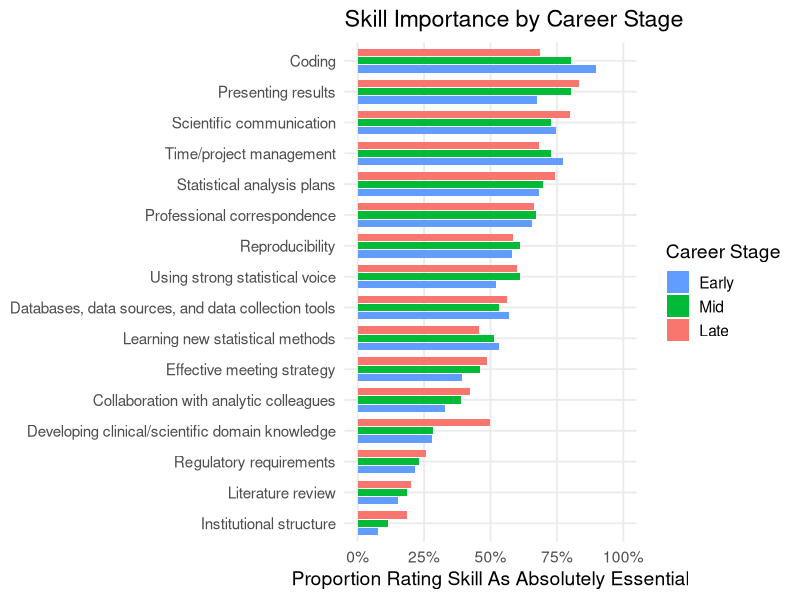
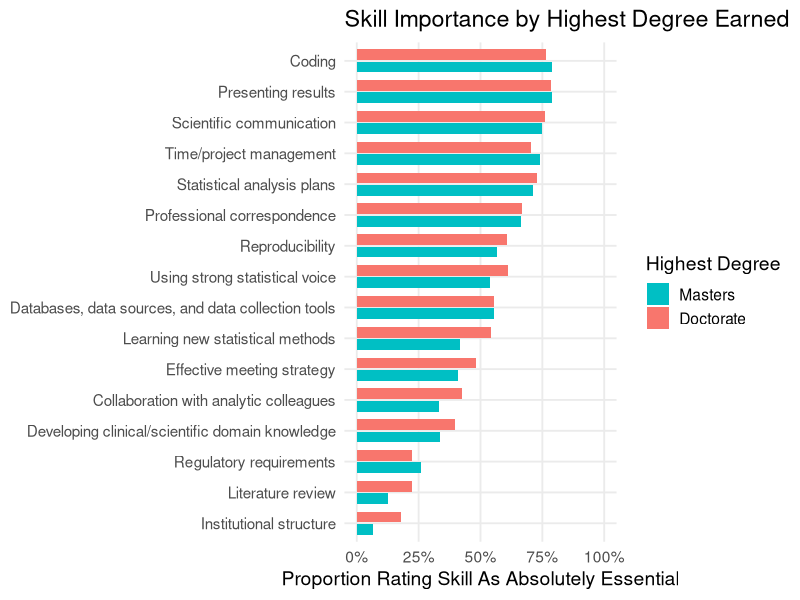
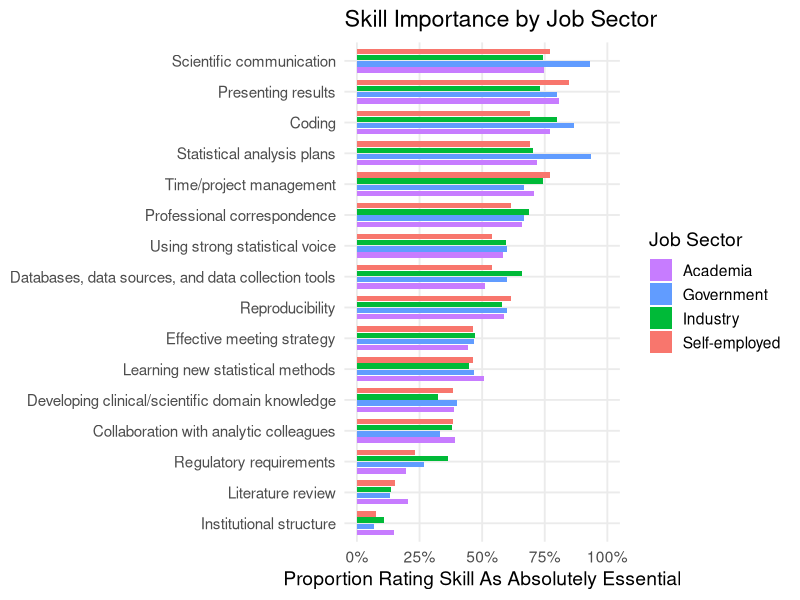

These charts were generated, in order, by the following R code:
## ---- chunk 1
#| echo: false
#| message: false

library(knitr)
library(kableExtra)

skills_data <- data.frame(
  Skill = c(
    "Databases, data sources, and data collection tools",
    "Developing clinical/scientific domain knowledge",
    "Regulatory requirements",
    "Institutional structure",
    "Statistical analysis plans",
    "Reproducibility",
    "Coding",
    "Literature review",
    "Learning new statistical methods",
    "Professional correspondence",
    "Time/project management",
    "Effective meeting strategy",
    "Scientific communication",
    "Presenting results",
    "Using strong statistical voice",
    "Collaboration with analytic colleagues"
  ),
  `Not Important` = c(
    "8 (2.4%)", "4 (1.2%)", "26 (7.8%)", "32 (9.7%)",
    "4 (1.2%)", "2 (0.6%)", "2 (0.6%)", "35 (10.6%)",
    "3 (0.9%)", "2 (0.6%)", "1 (0.3%)", "2 (0.6%)",
    "0 (0.0%)", "0 (0.0%)", "0 (0.0%)", "3 (0.9%)"
  ),
  `Somewhat Important` = c(
    "37 (11.2%)", "55 (16.6%)", "102 (30.7%)", "126 (38.1%)",
    "16 (4.8%)", "20 (6.0%)", "11 (3.3%)", "102 (30.8%)",
    "37 (11.2%)", "11 (3.3%)", "14 (4.2%)", "40 (12.1%)",
    "4 (1.2%)", "4 (1.2%)", "26 (7.9%)", "45 (13.6%)"
  ),
  Important = c(
    "103 (31.1%)", "149 (44.9%)", "125 (37.7%)", "129 (39.0%)",
    "72 (21.7%)", "114 (34.3%)", "61 (18.4%)", "133 (40.2%)",
    "128 (38.7%)", "98 (29.5%)", "78 (23.6%)", "139 (42.0%)",
    "77 (23.3%)", "66 (20.2%)", "112 (33.8%)", "156 (47.0%)"
  ),
  `Absolutely Essential` = c(
    "183 (55.3%)", "124 (37.3%)", "79 (23.8%)", "44 (13.3%)",
    "240 (72.3%)", "196 (59.0%)", "257 (77.6%)", "61 (18.4%)",
    "163 (49.2%)", "221 (66.6%)", "238 (71.9%)", "150 (45.3%)",
    "250 (75.5%)", "257 (78.6%)", "193 (58.3%)", "128 (38.6%)"
  )
)

kable(skills_data[1:8,], format = "html", col.names = c("Skill", "Not Important", "Somewhat Important", "Important", "Absolutely Essential")) |>
  kable_styling(font_size = 18, bootstrap_options = c("striped", "condensed"))
## ---- chunk 2
#| echo: false
#| message: false

kable(skills_data[9:16,], format = "html", col.names = c("Skill", "Not Important", "Somewhat Important", "Important", "Absolutely Essential")) |>
  kable_styling(font_size = 18, bootstrap_options = c("striped", "condensed"))
## ---- chunk 3
#| echo: false
#| message: false
#| fig-width: 14
#| fig-height: 7

library(ggplot2)
library(tidyr)
library(dplyr)

fig1_data <- data.frame(
  Skill = c(
    "Coding", "Presenting results", "Scientific communication",
    "Time/project management", "Statistical analysis plans",
    "Professional correspondence", "Reproducibility",
    "Using strong statistical voice",
    "Databases, data sources, and data collection tools",
    "Learning new statistical methods", "Effective meeting strategy",
    "Collaboration with analytic colleagues",
    "Developing clinical/scientific domain knowledge",
    "Regulatory requirements", "Literature review",
    "Institutional structure"
  ),
  Early = c(89.9, 67.5, 74.7, 77.2, 68.4, 65.8, 58.2, 51.9, 57.0, 53.2, 39.2, 32.9, 27.8, 21.5, 15.2, 7.6),
  Mid = c(80.4, 80.4, 72.6, 72.6, 69.9, 67.3, 61.1, 61.1, 53.1, 51.3, 46.0, 38.9, 28.3, 23.0, 18.6, 11.5),
  Late = c(68.6, 83.3, 79.9, 68.1, 74.3, 66.4, 58.6, 60.0, 56.4, 45.7, 48.6, 42.1, 50.0, 25.7, 20.0, 18.6)
)

fig1_long <- fig1_data |>
  pivot_longer(cols = c(Early, Mid, Late), names_to = "Career_Stage", values_to = "Percent") |>
  mutate(
    Career_Stage = factor(Career_Stage, levels = c("Early", "Mid", "Late")),
    Skill = factor(Skill, levels = rev(fig1_data$Skill))
  )

ggplot(fig1_long, aes(x = Percent/100, y = Skill, fill = Career_Stage)) +
geom_bar(stat = "identity", position = position_dodge(width = 0.8), width = 0.7) +
  scale_x_continuous(labels = scales::percent, limits = c(0, 1)) +
  scale_fill_manual(values = c("Early" = "#619CFF", "Mid" = "#00BA38", "Late" = "#F8766D"),
                    name = "Career Stage") +
  labs(
    x = "Proportion Rating Skill As Absolutely Essential",
    y = NULL,
    title = "Skill Importance by Career Stage"
  ) +
  theme_minimal(base_size = 14) +
  theme(
    legend.position = "right",
    panel.grid.minor = element_blank(),
    axis.text.y = element_text(size = 11)
  )
## ---- chunk 4
#| echo: false
#| message: false
#| fig-width: 14
#| fig-height: 7

fig2_data <- data.frame(
  Skill = c(
    "Coding", "Presenting results", "Scientific communication",
    "Time/project management", "Statistical analysis plans",
    "Professional correspondence", "Reproducibility",
    "Using strong statistical voice",
    "Databases, data sources, and data collection tools",
    "Learning new statistical methods", "Effective meeting strategy",
    "Collaboration with analytic colleagues",
    "Developing clinical/scientific domain knowledge",
    "Regulatory requirements", "Literature review",
    "Institutional structure"
  ),
  Masters = c(79.1, 79.1, 74.8, 74.1, 71.2, 66.2, 56.8, 54.0, 55.4, 41.9, 41.0, 33.1, 33.8, 25.9, 12.6, 6.7),
  Doctorate = c(76.5, 78.4, 76.0, 70.6, 73.0, 66.7, 60.8, 61.3, 55.4, 54.4, 48.0, 42.6, 39.7, 22.5, 22.4, 17.9)
)

fig2_long <- fig2_data |>
  pivot_longer(cols = c(Masters, Doctorate), names_to = "Degree", values_to = "Percent") |>
  mutate(
    Degree = factor(Degree, levels = c("Masters", "Doctorate")),
    Skill = factor(Skill, levels = rev(fig2_data$Skill))
  )

ggplot(fig2_long, aes(x = Percent/100, y = Skill, fill = Degree)) +
  geom_bar(stat = "identity", position = position_dodge(width = 0.8), width = 0.7) +
  scale_x_continuous(labels = scales::percent, limits = c(0, 1)) +
  scale_fill_manual(values = c("Masters" = "#00BFC4", "Doctorate" = "#F8766D"),
                    name = "Highest Degree") +
  labs(
    x = "Proportion Rating Skill As Absolutely Essential",
    y = NULL,
    title = "Skill Importance by Highest Degree Earned"
  ) +
  theme_minimal(base_size = 14) +
  theme(
    legend.position = "right",
    panel.grid.minor = element_blank(),
    axis.text.y = element_text(size = 11)
  )
## ---- chunk 5
#| echo: false
#| message: false
#| fig-width: 14
#| fig-height: 7

fig3_data <- data.frame(
  Skill = c(
    "Scientific communication", "Presenting results", "Coding",
    "Statistical analysis plans", "Time/project management",
    "Professional correspondence", "Using strong statistical voice",
    "Databases, data sources, and data collection tools",
    "Reproducibility", "Effective meeting strategy",
    "Learning new statistical methods",
    "Developing clinical/scientific domain knowledge",
    "Collaboration with analytic colleagues",
    "Regulatory requirements", "Literature review",
    "Institutional structure"
  ),
  Academia = c(74.8, 80.6, 76.9, 71.8, 70.6, 66.0, 58.4, 51.3, 58.8, 44.5, 50.8, 38.7, 39.1, 19.6, 20.2, 14.7),
  Government = c(92.9, 80.0, 86.7, 93.3, 66.7, 66.7, 60.0, 60.0, 60.0, 46.7, 46.7, 40.0, 33.3, 26.7, 13.3, 6.7),
  Industry = c(74.3, 73.0, 79.7, 70.3, 74.3, 68.9, 59.5, 65.8, 58.1, 47.3, 44.6, 32.4, 37.8, 36.5, 13.5, 10.8),
  SelfEmployed = c(76.9, 84.6, 69.2, 69.2, 76.9, 61.5, 53.8, 53.8, 61.5, 46.2, 46.2, 38.5, 38.5, 23.1, 15.4, 7.7)
)

fig3_long <- fig3_data |>
  pivot_longer(cols = c(Academia, Government, Industry, SelfEmployed),
               names_to = "Sector", values_to = "Percent") |>
  mutate(
    Sector = factor(Sector, levels = c("Academia", "Government", "Industry", "SelfEmployed"),
                    labels = c("Academia", "Government", "Industry", "Self-employed")),
    Skill = factor(Skill, levels = rev(fig3_data$Skill))
  )

ggplot(fig3_long, aes(x = Percent/100, y = Skill, fill = Sector)) +
  geom_bar(stat = "identity", position = position_dodge(width = 0.8), width = 0.7) +
  scale_x_continuous(labels = scales::percent, limits = c(0, 1)) +
  scale_fill_manual(values = c("Academia" = "#C77CFF", "Government" = "#619CFF",
                               "Industry" = "#00BA38", "Self-employed" = "#F8766D"),
                    name = "Job Sector") +
  labs(
    x = "Proportion Rating Skill As Absolutely Essential",
    y = NULL,
    title = "Skill Importance by Job Sector"
  ) +
  theme_minimal(base_size = 14) +
  theme(
    legend.position = "right",
    panel.grid.minor = element_blank(),
    axis.text.y = element_text(size = 11)
  )
